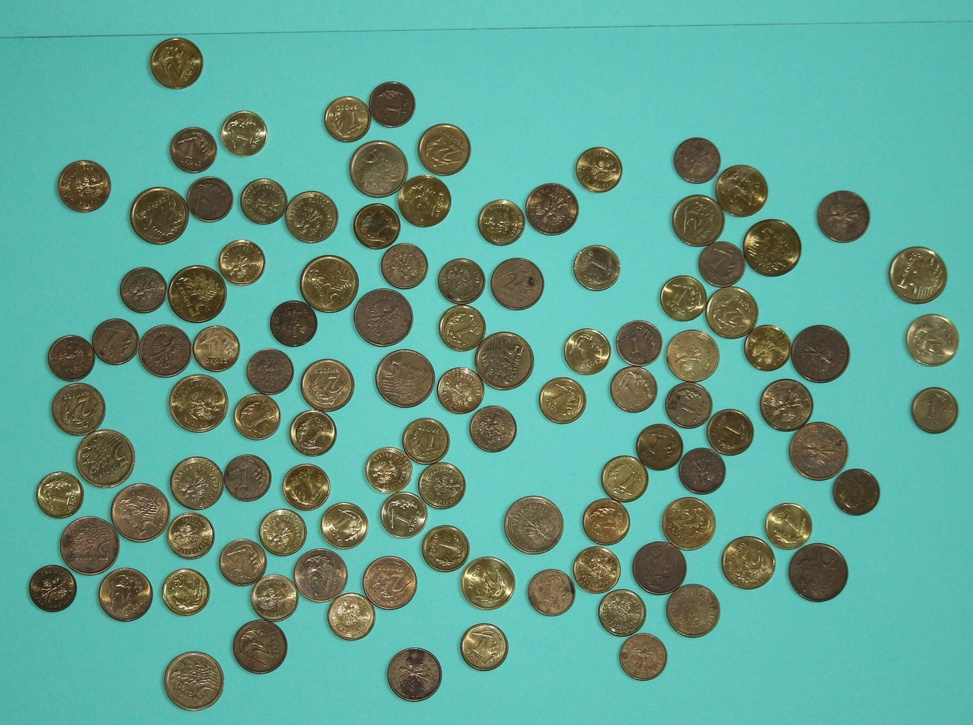
%> input picture Kolos/grosze_09.jpg, 973 x 725 px, shrunk from 1764 x 1314 before the run
$ octave zadanie_1_kolos_1_13.m   (GNU Octave 9; MATLAB toolbox functions it lacks are replaced by stand-ins)
%> lines starting %> are read from the running program, lines starting %| are printed output that depends on the picture; in (x1, y1, x2, y2) boxes, pixels count from 0 and x2, y2 are one past the last pixel; in counts of white or black regions, pixels touching at a corner belong together; the program's own positions count from 1
close all; clear; clc;

a = imread('grosze_09.jpg');
%> a is the input picture: size 725x973x3 uint8; mean R, G, B 96.5, 159.7, 144.1

a_hsv = rgb2hsv(a);
%> a_hsv: size 725x973x3 double; mean H, S, V 0.375, 0.468, 0.64

a_hsv = a_hsv(:, :, 1) < 0.3;
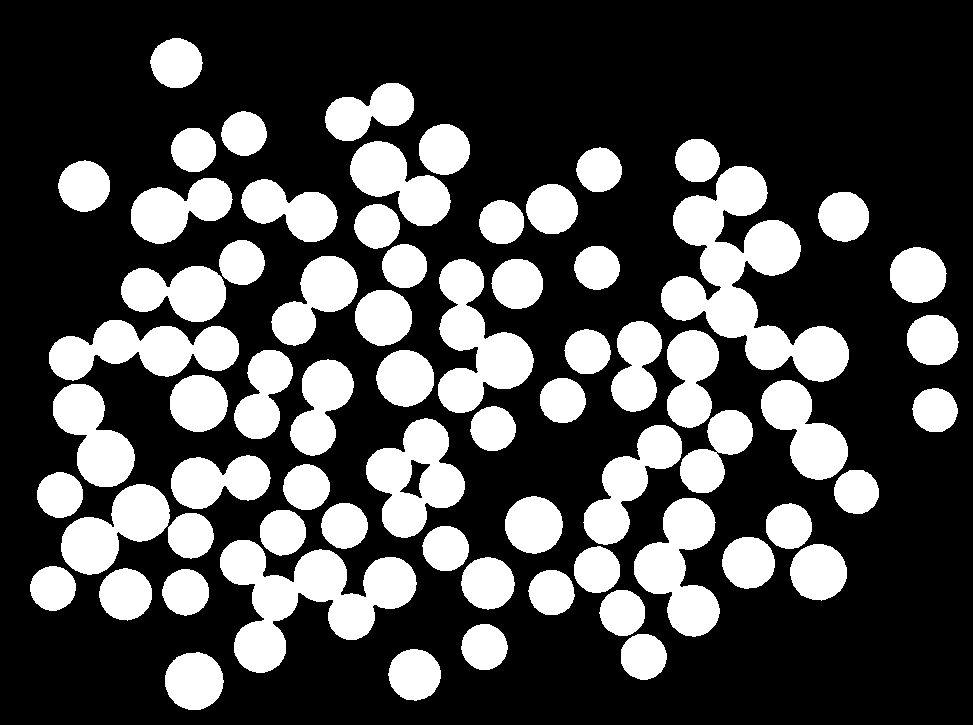
%> a_hsv: size 725x973 logical; 29.2% white; 68 white regions, largest, box (x1, y1, x2, y2) and area: (661, 166, 849, 382) 16098, (220, 540, 417, 673) 11693, (438, 259, 534, 413) 7483

temp = imerode(a_hsv, ones(25));
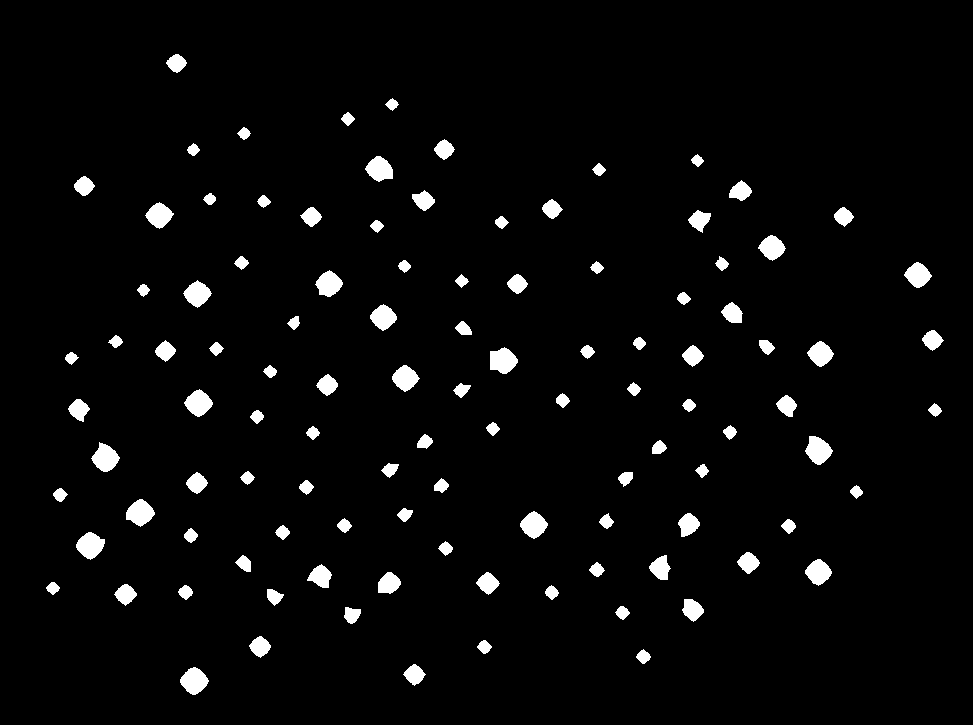
%> temp: size 725x973 logical; 3.6% white; 108 white regions, largest, box (x1, y1, x2, y2) and area: (490, 347, 518, 374) 544, (180, 667, 209, 695) 533, (76, 532, 105, 560) 532
b = bwdist(temp);
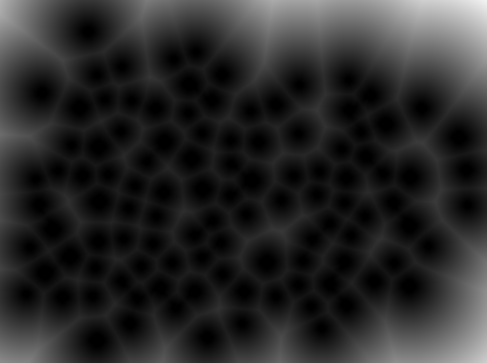
%> b: size 725x973 single (shown at 1/2 size); min 0, max 243.4, mean 41.3
a_watershed = a_hsv & (watershed(b)>0);
%> a_watershed: size 725x973 logical; 29.1% white; 108 white regions, largest, box (x1, y1, x2, y2) and area: (165, 652, 224, 710) 2672, (111, 484, 170, 542) 2641, (61, 517, 119, 575) 2639

[aseq, N] = bwlabel(a_watershed);
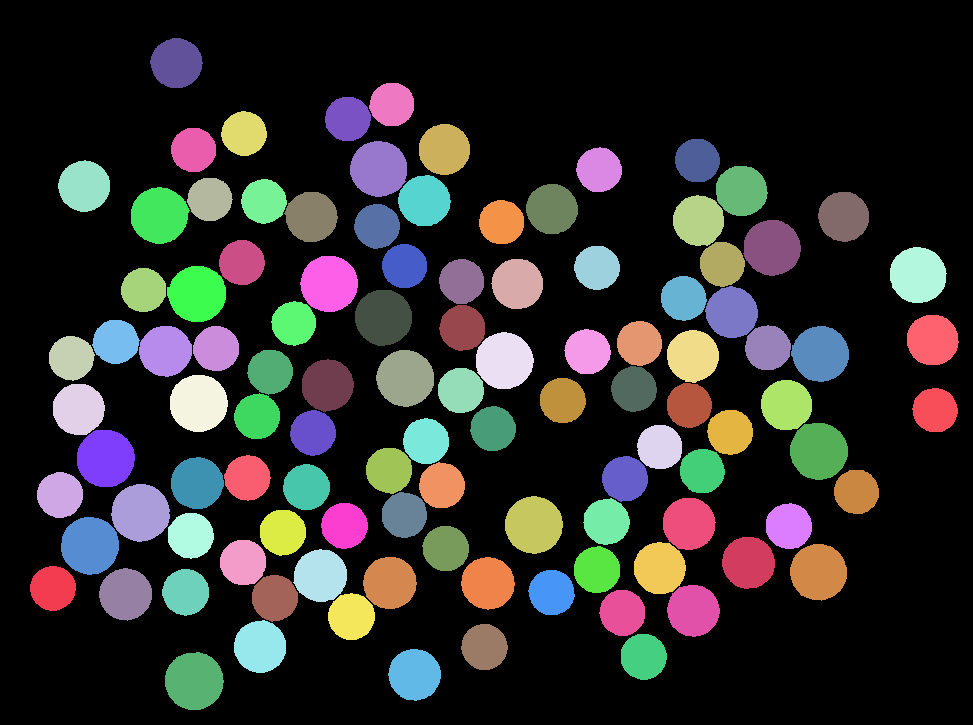
%> aseq: size 725x973 double; 109 distinct labels, from 0 to 108; one colour per label, 0 black
%> N = 108

pole = zeros(1, N);

for k = 1:N
    mask = (aseq == k);
    pole(1, k) = bwarea(mask);
end
%> this loop made 108 passes
%> pass 3, `mask = (aseq == k);`:
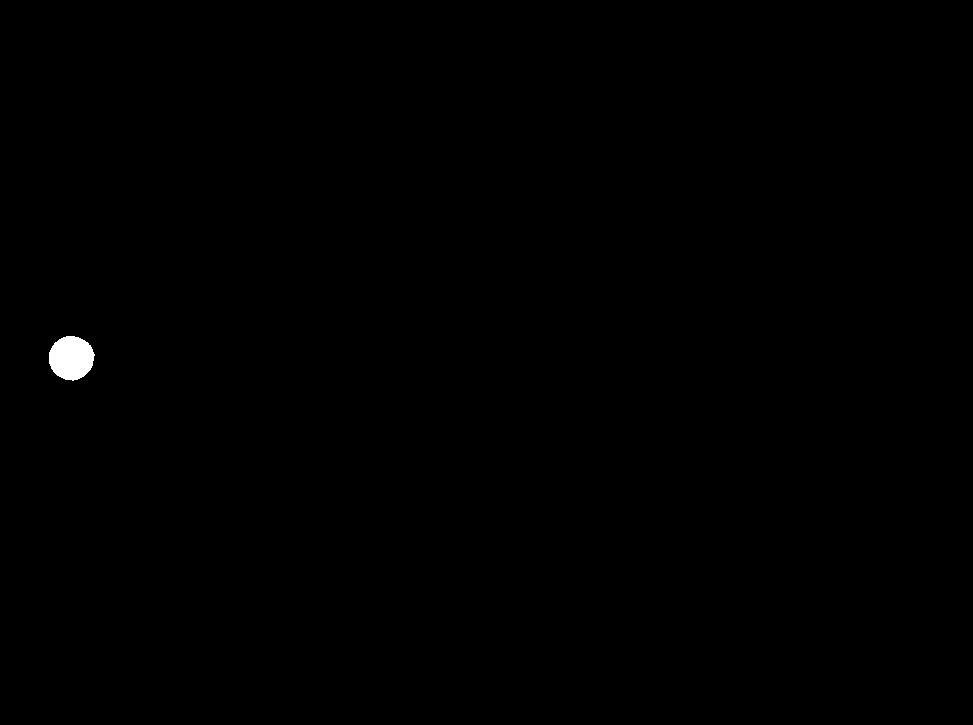
%> mask: size 725x973 logical; 0.22% white; 1 white region, box (x1, y1, x2, y2) and area: (49, 336, 95, 381) 1575
%> after the loop, pole = 108 values, max 2680.1 at index 16, min 1542.1 at index 22, mean 1909.6

[count, edges] = histcounts(pole, 3);
%> count = [62 28 18]; edges = [1542.1 1921.5 2300.8 2680.1]

result = (count(1) + count(2)*2 + count(3)*5)/100;
%> result = 2.08
result
%> result = 2.08

a_copy = a;
for k = 1:N
    mask = (aseq == k);

    if(pole(k) > edges(1) && pole(k) < edges(2))
        a_copy = imoverlay(a_copy, bwperim(mask), 'g');
    end

    if(pole(k) > edges(2) && pole(k) < edges(3))
        a_copy = imoverlay(a_copy, bwperim(mask), 'r');
    end

    if(pole(k) > edges(3) && pole(k) < edges(4))
        a_copy = imoverlay(a_copy, bwperim(mask), 'b');
    end
end
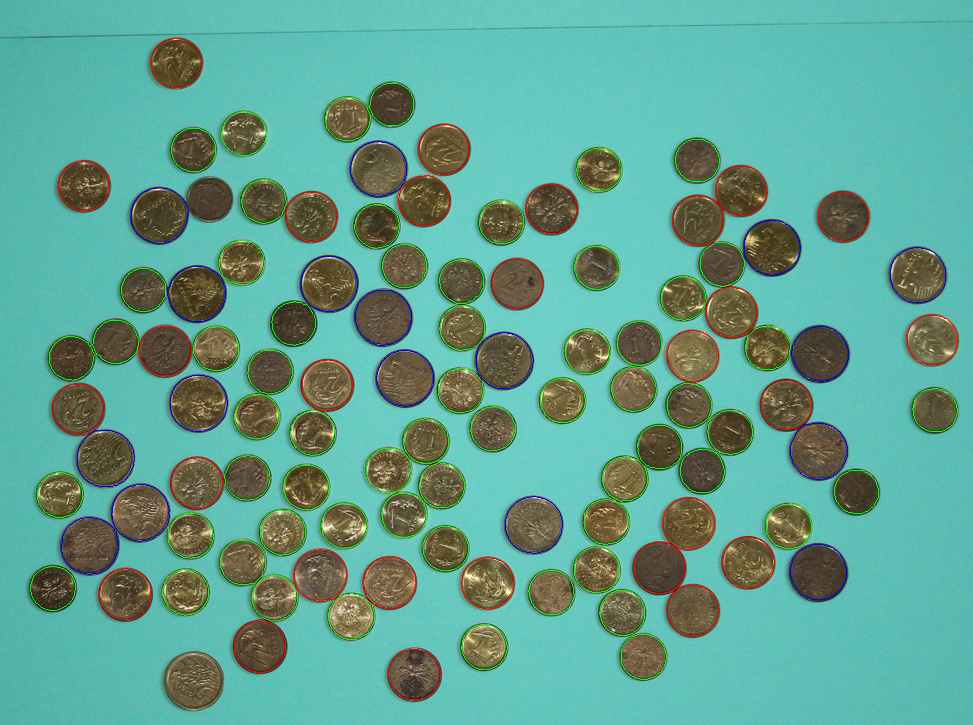
%> a_copy: size 725x973x3 uint8; 2.06% of pixels changed, all inside (x1, y1, x2, y2) = (30, 38, 959, 701)

imshow(a_copy);

$ run again, with Kolos/grosze_02.jpg copied over Kolos/grosze_09.jpg
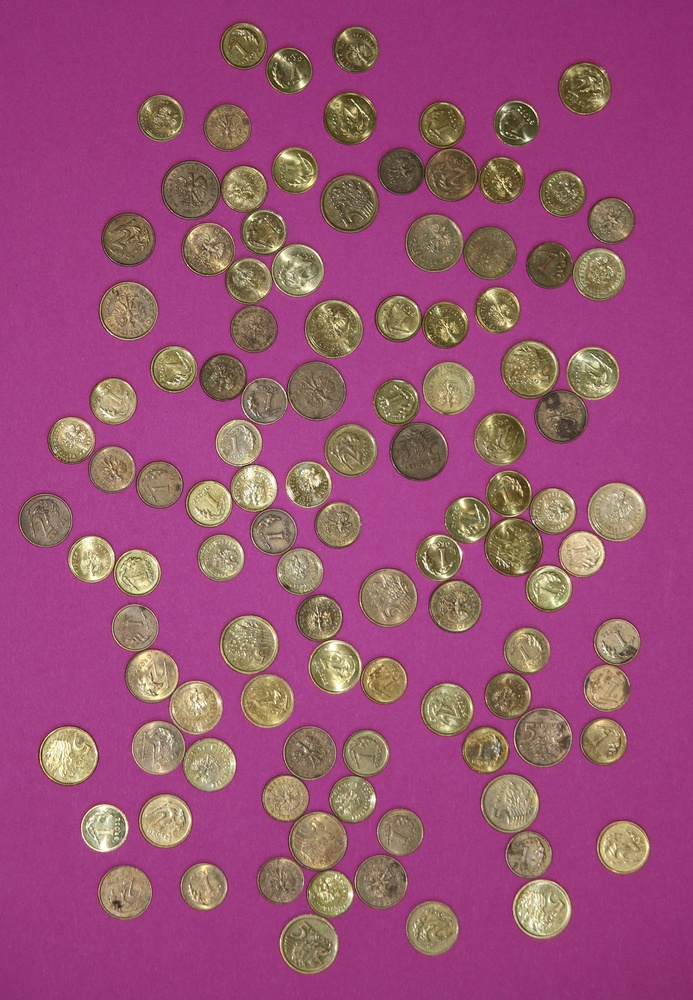
%> input picture Kolos/grosze_02.jpg, 693 x 1000 px, shrunk from 1476 x 2130 before the run
%> a is the input picture: size 1000x693x3 uint8; mean R, G, B 154.3, 81, 117.6
%> temp: size 1000x693 logical; 3.9% white; 108 white regions, largest, box (x1, y1, x2, y2) and area: (304, 826, 332, 856) 608, (294, 928, 324, 959) 577, (528, 894, 557, 924) 563
%> a_watershed: size 1000x693 logical; 30.5% white; 108 white regions, largest, box (x1, y1, x2, y2) and area: (280, 914, 338, 974) 2760, (513, 879, 572, 939) 2749, (39, 726, 98, 786) 2748
%> `[aseq, N] = bwlabel(a_watershed);`:
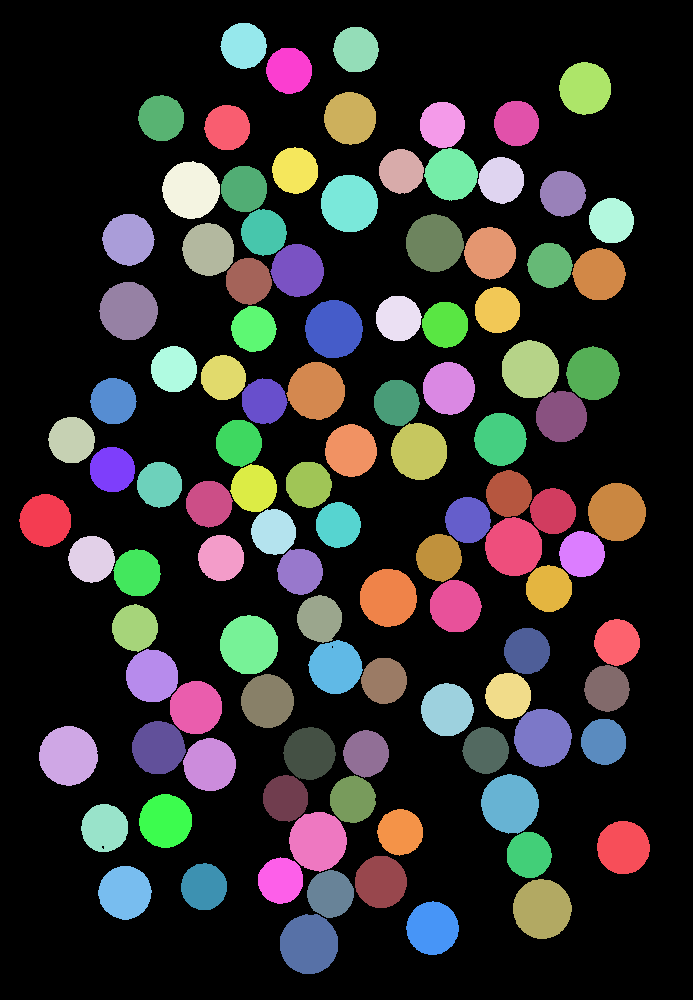
%> aseq: size 1000x693 double; 109 distinct labels, from 0 to 108; one colour per label, 0 black
%> N = 108
%> the loop `for k = 1:N` made 108 passes
%> after the loop `for k = 1:N`: pole = 108 values, max 2768.4 at index 45, min 1557.9 at index 67, mean 1962
%> count = [62 28 18]; edges = [1557.9 1961.4 2364.9 2768.4]
%> `result = (count(1) + count(2)*2 + count(3)*5)/100;`: result = 2.08
%> after the loop `for k = 1:N`:
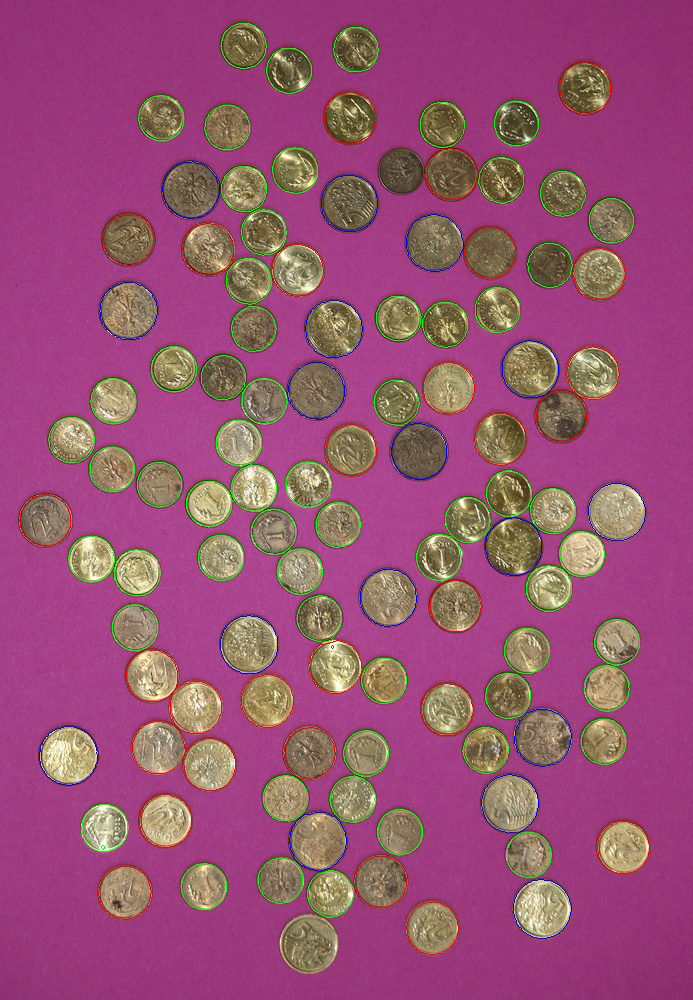
%> a_copy: size 1000x693x3 uint8; 2.13% of pixels changed, all inside (x1, y1, x2, y2) = (19, 23, 650, 955)

$ run again, with Kolos/grosze_03.jpg copied over Kolos/grosze_09.jpg
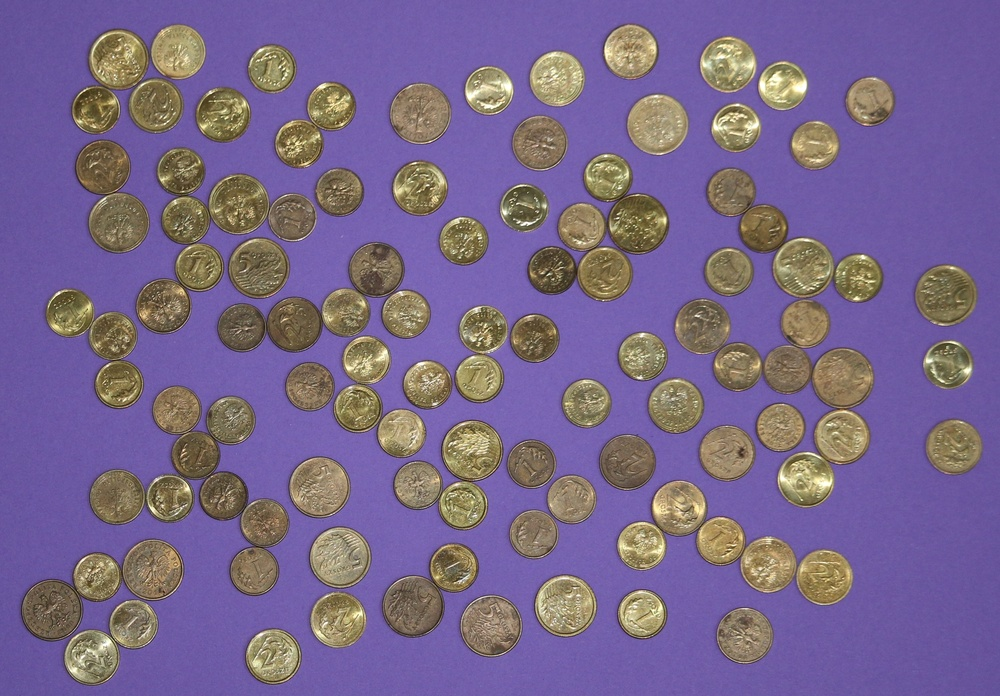
%> input picture Kolos/grosze_03.jpg, 1000 x 696 px, shrunk from 1814 x 1262 before the run
%> a is the input picture: size 696x1000x3 uint8; mean R, G, B 120.3, 102.4, 139.9
%> temp: size 696x1000 logical; 4.7% white; 108 white regions, largest, box (x1, y1, x2, y2) and area: (550, 590, 582, 622) 657, (788, 252, 819, 283) 645, (931, 280, 962, 311) 627
%> a_watershed: size 696x1000 logical; 32.5% white; 108 white regions, largest, box (x1, y1, x2, y2) and area: (535, 575, 597, 636) 2940, (916, 265, 977, 326) 2888, (773, 237, 835, 298) 2883
%> `[aseq, N] = bwlabel(a_watershed);`:
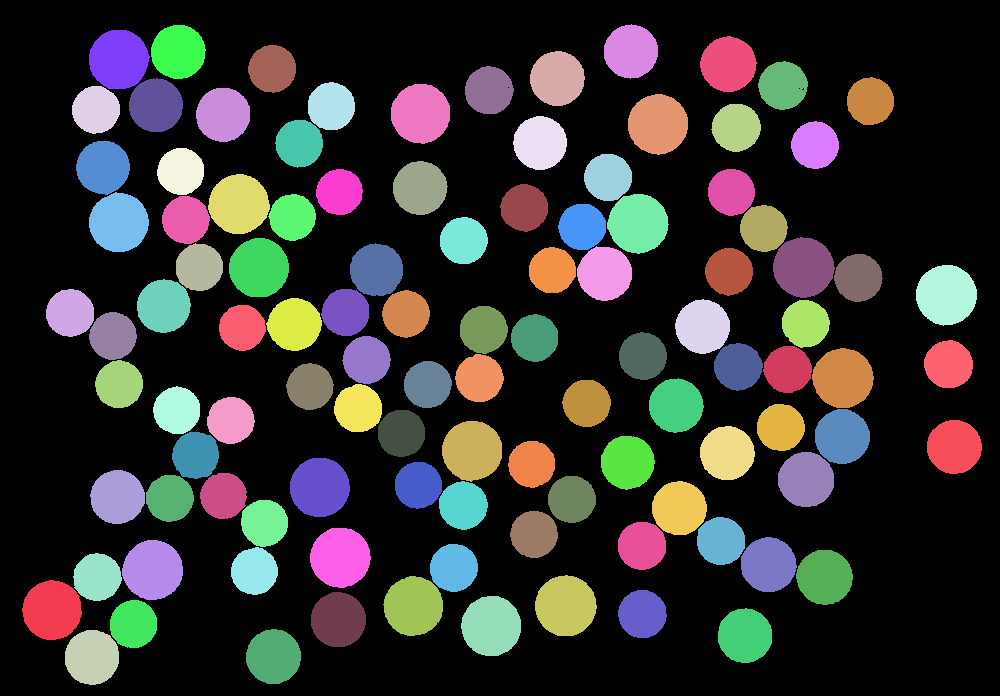
%> aseq: size 696x1000 double; 109 distinct labels, from 0 to 108; one colour per label, 0 black
%> N = 108
%> the loop `for k = 1:N` made 108 passes
%> after the loop `for k = 1:N`: pole = 108 values, max 2948.9 at index 68, min 1675.6 at index 27, mean 2098.8
%> count = [62 28 18]; edges = [1675.6 2100 2524.5 2948.9]
%> `result = (count(1) + count(2)*2 + count(3)*5)/100;`: result = 2.08
%> after the loop `for k = 1:N`:
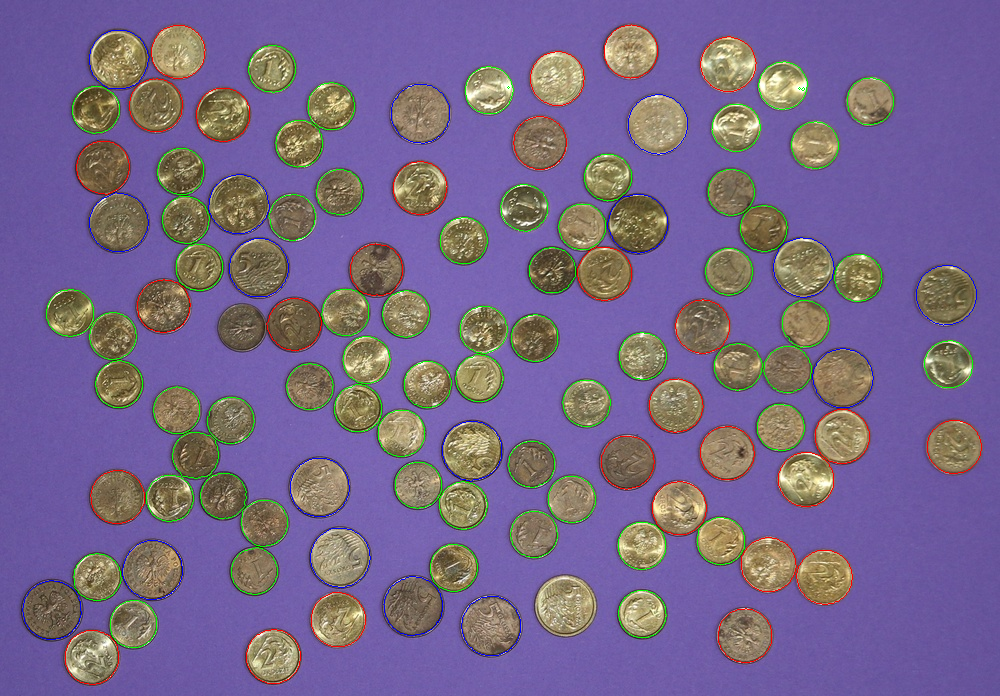
%> a_copy: size 696x1000x3 uint8; 2.2% of pixels changed, all inside (x1, y1, x2, y2) = (22, 24, 982, 685)
